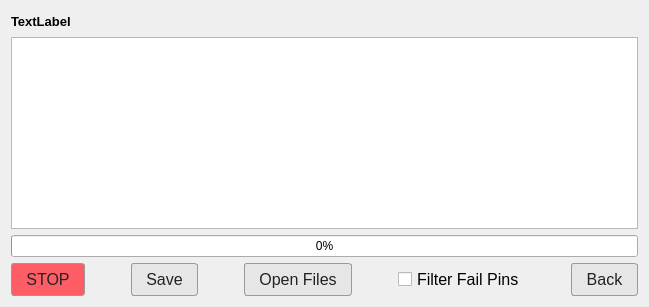
      <widget class="QWidget" name="page_twoWireTest">
       <layout class="QGridLayout" name="gridLayout_17">
        <item row="0" column="0">
         <layout class="QHBoxLayout" name="horizontalLayout_15">
          <item>
           <widget class="QLabel" name="label_test">
            <property name="font">
             <font>
              <pointsize>10</pointsize>
              <weight>75</weight>
              <bold>true</bold>
             </font>
            </property>
            <property name="text">
             <string>TextLabel</string>
            </property>
           </widget>
          </item>
          <item>
           <spacer name="horizontalSpacer_35">
            <property name="orientation">
             <enum>Qt::Horizontal</enum>
            </property>
            <property name="sizeType">
             <enum>QSizePolicy::Minimum</enum>
            </property>
            <property name="sizeHint" stdset="0">
             <size>
              <width>40</width>
              <height>20</height>
             </size>
            </property>
           </spacer>
          </item>
         </layout>
        </item>
        <item row="1" column="0">
         <widget class="QTableView" name="tableView_twoWireTest">
          <property name="styleSheet">
           <string notr="true">QScrollBar:vertical
{
    background: #2C3E50;
    width: 14px;
    border-radius: 7px;
}

QScrollBar::handle:vertical
{
    background: #81D4FA;
    border-radius: 7px;
    min-height: 30px;
}

QScrollBar::handle:vertical:hover
{
    background: #B3E5FC;
}

QScrollBar::add-line:vertical,
QScrollBar::sub-line:vertical
{
    height: 0px;
}

QScrollBar::add-page:vertical,
QScrollBar::sub-page:vertical
{
    background: none;
}

QScrollBar:horizontal
{
    background: #2C3E50;
    height: 14px;
    border-radius: 7px;
}

QScrollBar::handle:horizontal
{
    background: #81D4FA;
    border-radius: 7px;
    min-width: 30px;
}

QScrollBar::handle:horizontal:hover
{
    background: #B3EFC;
}

QScrollBar::add-line:horizontal,
QScrollBar::sub-line:horizontal
{
    width: 0px;
}

QScrollBar::add-page:horizontal,
QScrollBar::sub-page:horizontal
{
    background: none;
}</string>
          </property>
         </widget>
        </item>
        <item row="2" column="0">
         <widget class="QProgressBar" name="progressBar_twoWire">
          <property name="maximum">
           <number>100</number>
          </property>
          <property name="value">
           <number>0</number>
          </property>
          <property name="alignment">
           <set>Qt::AlignCenter</set>
          </property>
          <property name="orientation">
           <enum>Qt::Horizontal</enum>
          </property>
          <property name="invertedAppearance">
           <bool>false</bool>
          </property>
         </widget>
        </item>
        <item row="3" column="0">
         <layout class="QHBoxLayout" name="horizontalLayout_14">
          <item>
           <widget class="QPushButton" name="pushButton_stopTwoWireTest">
            <property name="font">
             <font>
              <pointsize>12</pointsize>
              <weight>50</weight>
              <bold>false</bold>
             </font>
            </property>
            <property name="styleSheet">
             <string notr="true">QPushButton {
    background-color: #ff5d65;
    color: #222222;
    border: 1px solid #999999;
    border-radius: 3px;
    padding: 6px 14px;
    font-size: 12pt;
    font-weight: normal;
}

QPushButton:hover {
    background-color: #dcdcdc;
    border: 1px solid #777777;
}

QPushButton:pressed {
    background-color: #c8c8c8;
    border: 1px solid #666666;
    padding-top: 7px;
    padding-left: 15px;
}

QPushButton:disabled {
    background-color: #eeeeee;
    color: #999999;
    border: 1px solid #cccccc;
}</string>
            </property>
            <property name="text">
             <string>STOP</string>
            </property>
           </widget>
          </item>
          <item>
           <spacer name="horizontalSpacer_31">
            <property name="orientation">
             <enum>Qt::Horizontal</enum>
            </property>
            <property name="sizeHint" stdset="0">
             <size>
              <width>40</width>
              <height>20</height>
             </size>
            </property>
           </spacer>
          </item>
          <item>
           <widget class="QPushButton" name="pushButton_saveTwoWirePdf">
            <property name="font">
             <font>
              <pointsize>12</pointsize>
              <weight>50</weight>
              <bold>false</bold>
             </font>
            </property>
            <property name="styleSheet">
             <string notr="true">QPushButton {
    background-color: #e6e6e6;
    color: #222222;
    border: 1px solid #999999;
    border-radius: 3px;
    padding: 6px 14px;
    font-size: 12pt;
    font-weight: normal;
}

QPushButton:hover {
    background-color: #dcdcdc;
    border: 1px solid #777777;
}

QPushButton:pressed {
    background-color: #c8c8c8;
    border: 1px solid #666666;
    padding-top: 7px;
    padding-left: 15px;
}

QPushButton:disabled {
    background-color: #eeeeee;
    color: #999999;
    border: 1px solid #cccccc;
}</string>
            </property>
            <property name="text">
             <string>Save</string>
            </property>
           </widget>
          </item>
          <item>
           <spacer name="horizontalSpacer_32">
            <property name="orientation">
             <enum>Qt::Horizontal</enum>
            </property>
            <property name="sizeHint" stdset="0">
             <size>
              <width>40</width>
              <height>20</height>
             </size>
            </property>
           </spacer>
          </item>
          <item>
           <widget class="QPushButton" name="pushButton_openTwoWireFiles">
            <property name="font">
             <font>
              <pointsize>12</pointsize>
              <weight>50</weight>
              <bold>false</bold>
             </font>
            </property>
            <property name="styleSheet">
             <string notr="true">QPushButton {
    background-color: #e6e6e6;
    color: #222222;
    border: 1px solid #999999;
    border-radius: 3px;
    padding: 6px 14px;
    font-size: 12pt;
    font-weight: normal;
}

QPushButton:hover {
    background-color: #dcdcdc;
    border: 1px solid #777777;
}

QPushButton:pressed {
    background-color: #c8c8c8;
    border: 1px solid #666666;
    padding-top: 7px;
    padding-left: 15px;
}

QPushButton:disabled {
    background-color: #eeeeee;
    color: #999999;
    border: 1px solid #cccccc;
}</string>
            </property>
            <property name="text">
             <string>Open Files</string>
            </property>
           </widget>
          </item>
          <item>
           <spacer name="horizontalSpacer_33">
            <property name="orientation">
             <enum>Qt::Horizontal</enum>
            </property>
            <property name="sizeHint" stdset="0">
             <size>
              <width>40</width>
              <height>20</height>
             </size>
            </property>
           </spacer>
          </item>
          <item>
           <widget class="QCheckBox" name="checkBox_showFailedPinsTwoWire">
            <property name="font">
             <font>
              <pointsize>12</pointsize>
             </font>
            </property>
            <property name="text">
             <string>Filter Fail Pins</string>
            </property>
           </widget>
          </item>
          <item>
           <spacer name="horizontalSpacer_34">
            <property name="orientation">
             <enum>Qt::Horizontal</enum>
            </property>
            <property name="sizeHint" stdset="0">
             <size>
              <width>40</width>
              <height>20</height>
             </size>
            </property>
           </spacer>
          </item>
          <item>
           <widget class="QPushButton" name="pushButton_backFromTwoWireTest">
            <property name="font">
             <font>
              <pointsize>12</pointsize>
              <weight>50</weight>
              <bold>false</bold>
             </font>
            </property>
            <property name="styleSheet">
             <string notr="true">QPushButton {
    background-color: #e6e6e6;
    color: #222222;
    border: 1px solid #999999;
    border-radius: 3px;
    padding: 6px 14px;
    font-size: 12pt;
    font-weight: normal;
}

QPushButton:hover {
    background-color: #dcdcdc;
    border: 1px solid #777777;
}

QPushButton:pressed {
    background-color: #c8c8c8;
    border: 1px solid #666666;
    padding-top: 7px;
    padding-left: 15px;
}

QPushButton:disabled {
    background-color: #eeeeee;
    color: #999999;
    border: 1px solid #cccccc;
}</string>
            </property>
            <property name="text">
             <string>Back</string>
            </property>
           </widget>
          </item>
         </layout>
        </item>
       </layout>
      </widget>
